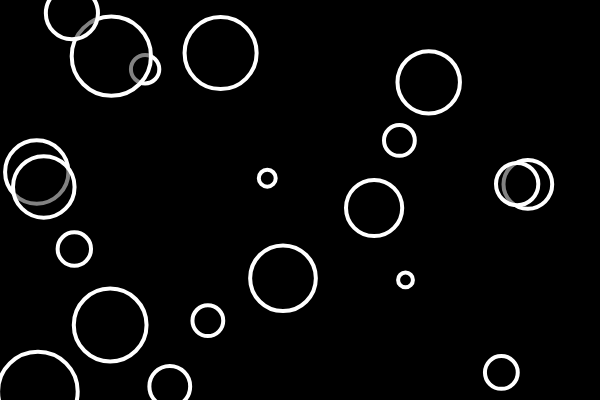
Frame 1 (no input)
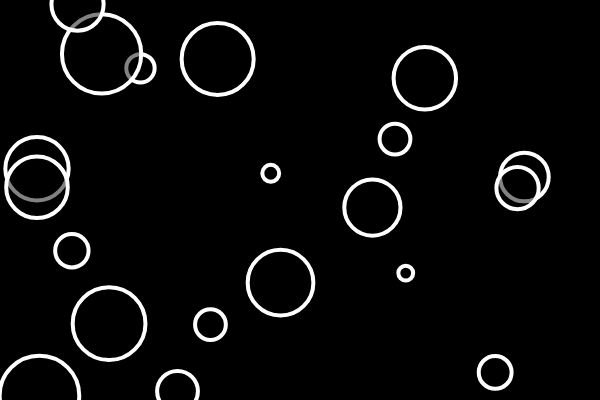
Frame 60 (no input)
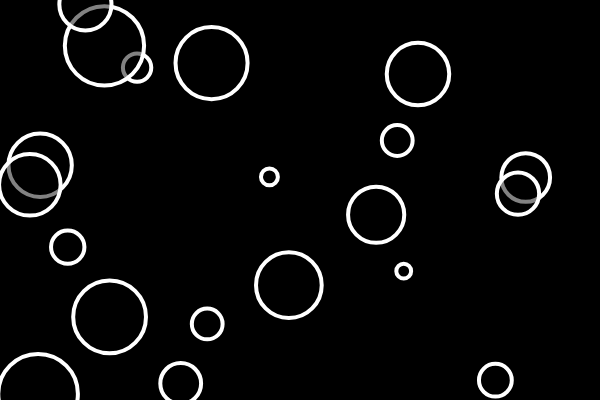
Frame 120 (the mouse pressed at the canvas centre since frame 60)

The p5.js sketch that drew these frames (run headless with seeded random() and noise() and a simulated clock; from frame 60 on, the mouse is pressed at the canvas centre):

// p5.js sketch
// ── sketch.js
let bubbles = [];
let bubble, xOffset, yOffset, size;
let totalNum = 20, rng = 1, minSize = 10, maxSize = 80;
let x = 100, y = 100, diameter = 24;

function setup() {
  createCanvas(600, 400);
  for(let i = 0; i < totalNum; i++){
	  xOffset = random(width);
	  yOffset = random(height);
	  size = random(minSize, maxSize);

	  bubble = new Bubble(xOffset, yOffset, size);
	  bubbles.push(bubble);
	}
}

function mouseMoved(){
	for(b of bubbles){
		if(b.rollOver(mouseX, mouseY)) b.changeColor(255);
		else b.changeColor(0);
	}
}

function mousePressed(){
	for(let i = bubbles.length - 1; i >= 0 ; i--){
		if(bubbles[i].rollOver(mouseX, mouseY))
			bubbles.splice(i, 1);
	}
}

function draw() {
  background(0);
  for(b of bubbles){
  	b.move();
  	b.display();

  }
}

class Bubble{
  constructor(x, y, diameter){
  	this.x = x;
  	this.y = y;
  	this.brightness = 0;
  	this.diameter = diameter;

  }
  move(){
  	this.x += random(-rng, rng);
    this.y += random(-rng, rng);
    
  }

  display(){
  	stroke(255);
  	strokeWeight(4);
    fill(this.brightness, 125);
    ellipse(this.x, this.y, this.diameter, this.diameter);

  }

  changeColor(bright){
  	this.brightness = bright;

  }

  rollOver(x, y){
  	let d = dist(x, y, this.x, this.y);
  	return (d < this.diameter/2.0);

  }

}
